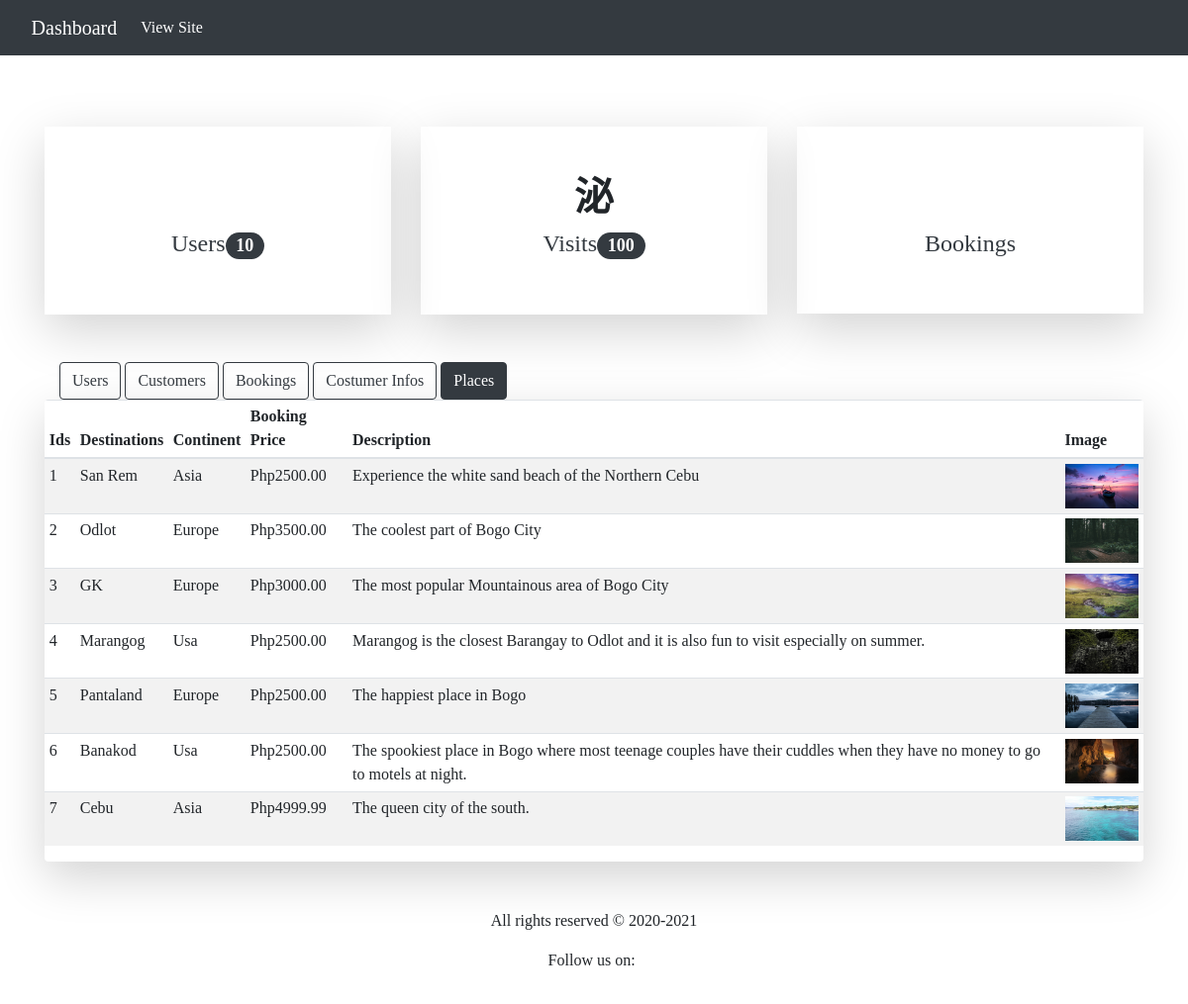
Before: /dashboard/dashboard-places/ (signed in) with the older database file.
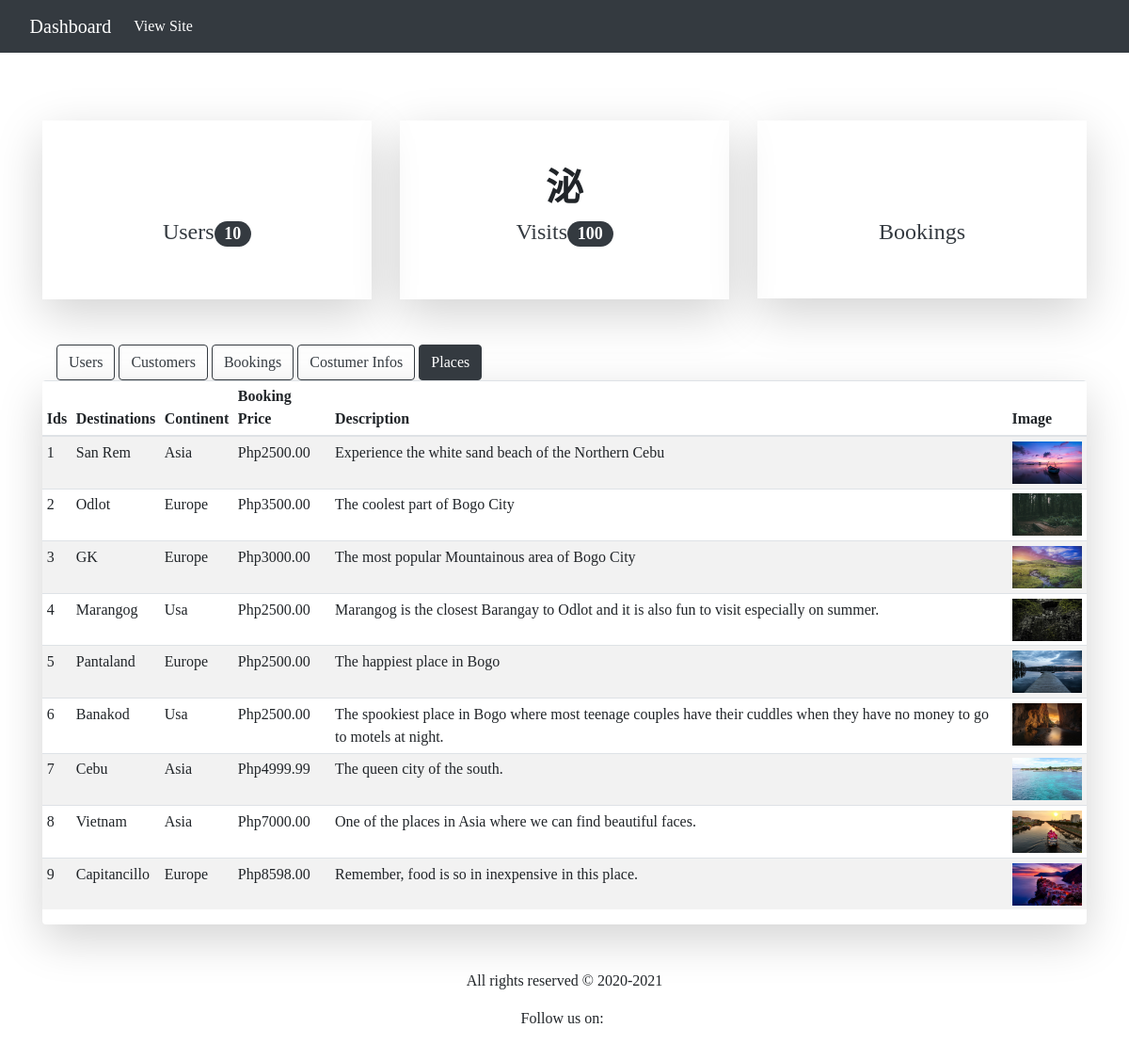
After: the same page with the newer database file.
### travel/models.py (models this page shows, shortened)
class Place(models.Model):
	CATEGORY = (
	('Asia','Asia'),
	('Europe','Europe'),
	('Usa','Usa')
	)
	COLOR = (
	('Asia','danger'),
	('Europe','primary'),
	('Usa','success')
	)
	destination = models.CharField(max_length=100)
	continent = models.CharField(max_length=100, null=True, choices=CATEGORY)
	color = models.CharField(max_length=100, null=True, choices=COLOR)
	booking_price = models.DecimalField(default=10, decimal_places=2, max_digits=7)
	description = models.TextField(default="", null=True)
	img = models.ImageField(null=True, blank=True)
	date = models.DateTimeField(default=timezone.now)
	author = models.ForeignKey(User, on_delete=models.CASCADE)
	@property
	def imgURL(self):
		try:
			url = self.img.url
		except:
			url = ''
		return url

### travel_crm/views.py (the view)
# urls.py: path('dashboard-places/', DashboardPlaces.as_view(), name="travel-dashboard-places"),
@method_decorator(staff_member_required, name='dispatch')
class DashboardPlaces(ListView):
	model = Place
	template_name = 'travel_crm/dashboard-places.html'
	context_object_name = 'places'
	extra_context = {
		'title':'Places'
	}

### travel_crm/templates/travel_crm/dashboard-places.html
{% extends "travel_crm/base.html" %}
{% block content %}
	<div class="container mt-3 mb-5">
		<div class="row">
			<div class="col-lg-12">
				<div class="container">
					<a href="{% url 'travel-dashboard-users' %}" class="btn btn-outline-dark">Users</a>
					<a href="{% url 'travel-dashboard-customers' %}" class="btn btn-outline-dark">Customers</a>
					<a href="{% url 'travel-dashboard-bookings' %}" class="btn btn-outline-dark">Bookings</a>
					<a href="{% url 'travel-dashboard-customer-infos' %}" class="btn btn-outline-dark">Costumer Infos</a>
					<a href="{% url 'travel-dashboard-places' %}" class="btn btn-dark">Places</a>
				</div>
				<div class="table-responsive shadow-lg rounded">
	        <table class="table table-striped table-sm">
	          <thead>
	            <tr>
	              <th>Ids</th>
	              <th>Destinations</th>
	              <th>Continent</th>
	              <th>Booking Price</th>
	              <th>Description</th>
	              <th>Image</th>
	            </tr>
	          </thead>
	          <tbody>
	          	{% for place in places %}
		            <tr>
		            	<td>{{ place.id }}</td>
		            	<td>{{ place.destination }}</td>
		            	<td>{{ place.get_continent_display }}</td>
		                <td>Php{{ place.booking_price }}</td>
		                <td>{{ place.description }}</td>
		                <td><img src="{{ place.imgURL }}" class="img-fluid" style="width: 80px; height: 45px;"></td>
		            </tr>
	            {% endfor %}
	          </tbody>
	        </table>
	      </div>
			</div>
		</div>
	</div>
{% endblock content %}

### travel_crm/templates/travel_crm/base.html (shortened to what this page needs)
{% load static %}
<!doctype html>
<html lang="en">
  <head>
    <link rel="stylesheet" href="{% static 'travel/css/bootstrap.css' %}">
    <link rel="stylesheet" href="{% static 'travel/icons/fontawesome/css/all.css' %}">
    <link rel="stylesheet" href="{% static 'travel/icons/fontello/css/fontello.css' %}">
    <link rel="stylesheet" href="{% static 'travel_crm/css/style.css' %}">
  </head>
  <body>
    <nav class="navbar navbar-expand-lg navbar-dark bg-dark fixed-top">
      <a class="navbar-brand" href="{% url 'travel-dashboard-users' %}"><i class="fa fa-toolbox"></i>Dashboard</a>
      <div class="collapse navbar-collapse" id="navbarSupportedContent">
        <ul class="navbar-nav mr-auto">
          <li class="nav-item active">
            <a class="nav-link" href="{% url 'travel-home' %}" target="_blank">View Site <span class="sr-only">(current)</span></a>
          </li>
        </ul>
      </div>
    </nav>
    <div class="container mb-5" style="margin-top: 8rem;">
      <div class="row">
        <div class="col-lg-4 rounded text-center" >
          <div class="container shadow-lg pt-5 pb-5">
            <h1><i class="fa fa-users"></i></h1>
            <h4 class="text-dark">Users<span class="badge badge-dark badge-pill">10</span></h2>
          </div>
        </div>
        <div class="col-lg-4 rounded text-center">
          <div class="container shadow-lg pt-5 pb-5">
            <h1><i class="fa fa-people-arrows"></i></h1>
            <h4 class="text-dark">Visits<span class="badge badge-dark badge-pill">100</span></h2>
          </div>
        </div>
        <div class="col-lg-4 rounded text-center">
          <div class="container shadow-lg pt-5 pb-5">
            <h1><i class="fa fa-pencil-alt"></i></h1>
            <h4 class="text-dark">Bookings</h2>
          </div>
        </div>
      </div>
    </div>
    {% block content %}
    {% endblock content %}
    <div class="footer mb-3">
      <p>All rights reserved &copy; 2020-2021</p>
      <ul>
        <li><p>Follow us on: </p></li>
        <li><a href="#" class="text-dark"><i class="icon icon-facebook-squared"></i></a></li>
        <li><a href="#" class="text-dark"><i class="icon icon-twitter-squared"></i></a></li>
      </ul>
    </div>
  </body>
</html>

### travel_crm/static/travel_crm/css/style.css (style rules this page uses)
.footer { margin-bottom: auto; text-align: center; background-color: #fff; font-family: "arcon" }
.footer ul { display: flex; text-align: center; justify-content: center; }
.footer ul li { list-style: none; display: inline; }

Changed rows visible on the page:
changed Place "Marangog": imgURL: a different picture
changed Place "Cebu": imgURL: a different picture
added Place: id "8", destination "Vietnam", continent "Asia", booking_price "7000.00", description "One of the places in Asia where we can find beautiful faces.", imgURL (picture)
added Place: id "9", destination "Capitancillo", continent "Europe", booking_price "8598.00", description "Remember, food is so in inexpensive in this place.", imgURL (picture)
